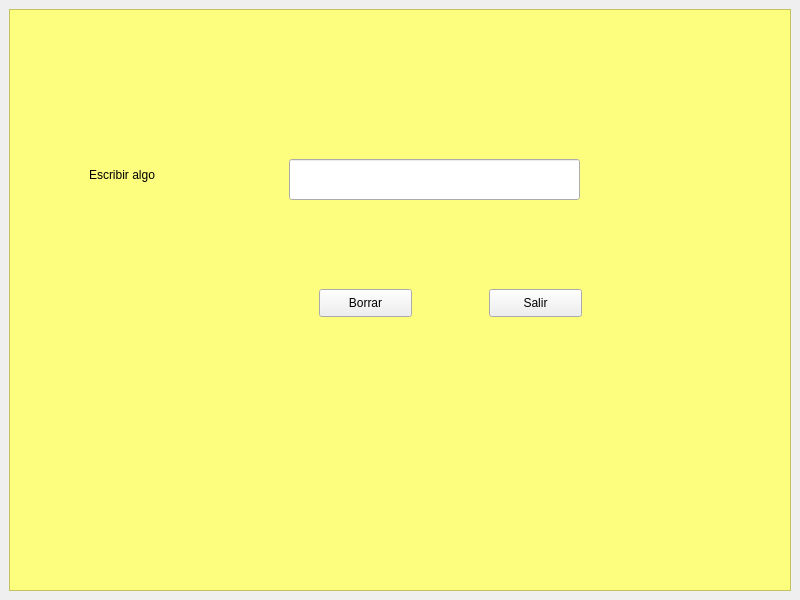
<?xml version="1.0" encoding="UTF-8"?>
<ui version="4.0">
 <class>MainWindow</class>
 <widget class="QMainWindow" name="MainWindow">
  <property name="geometry">
   <rect>
    <x>0</x>
    <y>0</y>
    <width>800</width>
    <height>600</height>
   </rect>
  </property>
  <property name="windowTitle">
   <string>Probando QDialog</string>
  </property>
  <widget class="QWidget" name="centralwidget">
   <layout class="QHBoxLayout" name="horizontalLayout">
    <item>
     <widget class="QFrame" name="frame">
      <property name="styleSheet">
       <string notr="true">QLabel{
	font: 15pt Bold &quot;Arial&quot;;
}
QLineEdit{
	font: 15pt Bold &quot;Arial&quot;;
}
QPushButton{
	font: 15pt Bold &quot;Arial&quot;;
}
QFrame{
	
	background-color: rgb(253, 253, 126);
}</string>
      </property>
      <property name="frameShape">
       <enum>QFrame::StyledPanel</enum>
      </property>
      <property name="frameShadow">
       <enum>QFrame::Raised</enum>
      </property>
      <widget class="QLabel" name="label">
       <property name="geometry">
        <rect>
         <x>80</x>
         <y>150</y>
         <width>161</width>
         <height>31</height>
        </rect>
       </property>
       <property name="text">
        <string>Escribir algo</string>
       </property>
      </widget>
      <widget class="QLineEdit" name="lineEdit">
       <property name="geometry">
        <rect>
         <x>280</x>
         <y>150</y>
         <width>291</width>
         <height>41</height>
        </rect>
       </property>
      </widget>
      <widget class="QPushButton" name="pushButton">
       <property name="geometry">
        <rect>
         <x>310</x>
         <y>280</y>
         <width>93</width>
         <height>28</height>
        </rect>
       </property>
       <property name="text">
        <string>Borrar</string>
       </property>
      </widget>
      <widget class="QPushButton" name="pushButton_2">
       <property name="geometry">
        <rect>
         <x>480</x>
         <y>280</y>
         <width>93</width>
         <height>28</height>
        </rect>
       </property>
       <property name="text">
        <string>Salir</string>
       </property>
      </widget>
     </widget>
    </item>
   </layout>
  </widget>
 </widget>
 <resources/>
 <connections>
  <connection>
   <sender>pushButton_2</sender>
   <signal>clicked()</signal>
   <receiver>MainWindow</receiver>
   <slot>close()</slot>
   <hints>
    <hint type="sourcelabel">
     <x>566</x>
     <y>303</y>
    </hint>
    <hint type="destinationlabel">
     <x>794</x>
     <y>104</y>
    </hint>
   </hints>
  </connection>
  <connection>
   <sender>pushButton</sender>
   <signal>clicked()</signal>
   <receiver>lineEdit</receiver>
   <slot>clear()</slot>
   <hints>
    <hint type="sourcelabel">
     <x>368</x>
     <y>298</y>
    </hint>
    <hint type="destinationlabel">
     <x>368</x>
     <y>190</y>
    </hint>
   </hints>
  </connection>
 </connections>
</ui>
